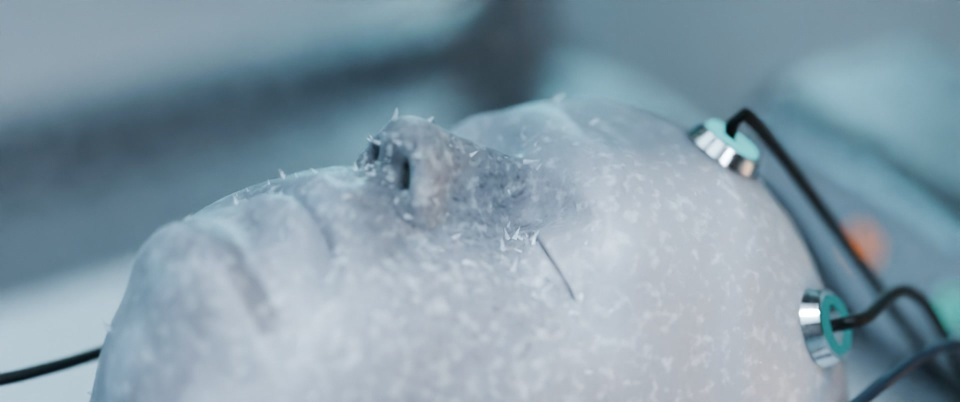
#> input picture cryo-film/photoreal/muestra_fotorrealista.jpg, 1920 x 804 px (shown at 1/2 size)
$ python -i comp.py   (imports and definitions only)
#> lines starting #> are read from the running program, lines starting #| are printed output that depends on the picture
#> further down, picture is the input picture: shape (804, 1920, 3); mean B, G, R 166.1, 153.7, 133
"""Compositing toolkit for the photoreal v3 pipeline (numpy + OpenCV, scene-linear float32).

Typical shot comp:
    P = load_exr('renders/face_frozen.exr')          # dict of passes, linear float32
    cam = load_cam('renders/face_frozen.json')
    for i in range(n):
        t = i / FPS
        img = P['Combined'][..., :3]
        img = warp25d(img, P['Depth'], cam, move=(dx, dy, dz), rot=(pan, tilt, roll))
        img = lens_blur(img, depth_warped, cam, focus=0.6, fstop=2.0)
        img = finish(img, frame=i)                    # bloom/halation, AgX, grade, CA, grain, vignette
        save_frame(img, out_dir, i)                  # 1920x1080 letterboxed JPEG
"""
import os, json, math
import numpy as np
import cv2
import OpenEXR

W, H = 1920, 804
FPS = 24


# ------------------------------------------------------------------ IO
# [132 lines left out: functions load_exr, load_cam, fit, warp25d, zoom_crop, _disc and 2 more, not called in this run]


# ------------------------------------------------------------------ light effects
def bloom(img, threshold=1.0, strength=0.08, halation=0.06):
    """Physically motivated glow: soft bloom + warm film halation around highlights."""
#> called with threshold = 1, strength = 0.08, halation = 0.06
    lum = img @ np.array([0.2126, 0.7152, 0.0722], np.float32)
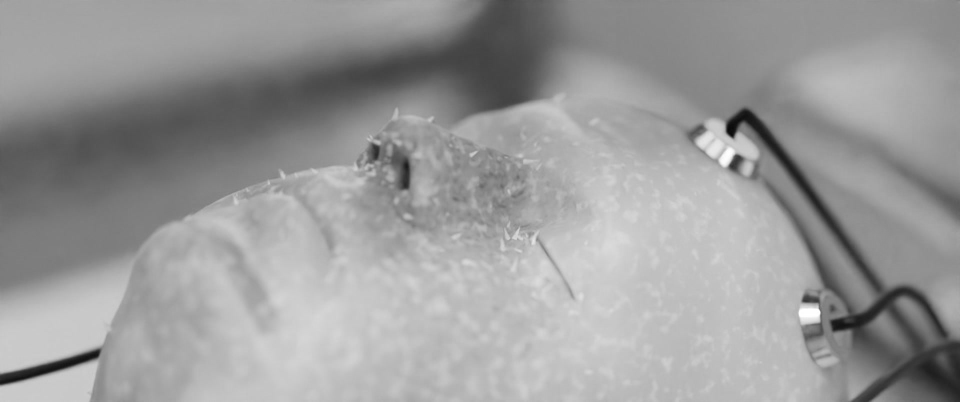
#> lum: shape (804, 1920) float32 (shown at 1/2 size); min 8.35, max 255, mean 154.8
    bright = img * np.clip((lum - threshold) / max(threshold, 1e-3), 0, 4)[..., None]
    out = np.zeros_like(img)
    small = bright
    wsum = 0
    for i, s in enumerate([2, 4, 8, 16, 32]):
        small = cv2.resize(bright, (img.shape[1] // s, img.shape[0] // s), interpolation=cv2.INTER_AREA)
        small = cv2.GaussianBlur(small, (0, 0), 2.0)
        up = cv2.resize(small, (img.shape[1], img.shape[0]), interpolation=cv2.INTER_LINEAR)
        wgt = 1.0 / (i + 1)
        out += up * wgt
        wsum += wgt
#> this loop made 1 pass
#> pass 1, in bloom, `small = cv2.resize(bright, (img.shape[1] // s, img.shape[0] // s), int..`:
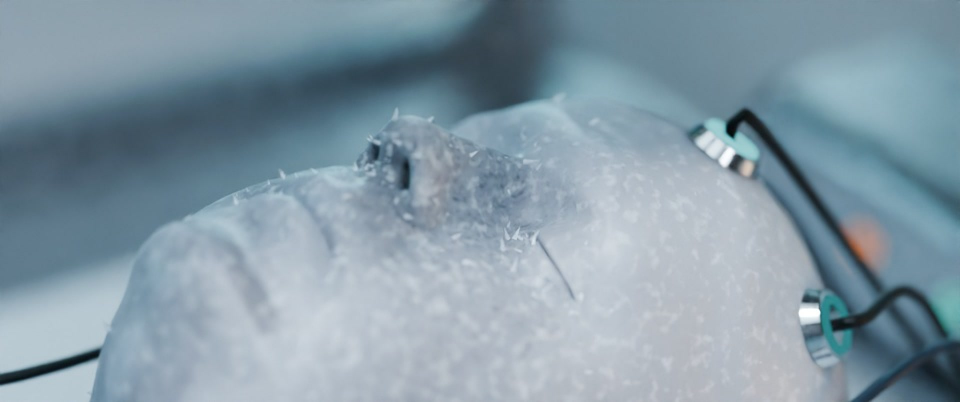
#> small: shape (402, 960, 3) float32; mean B, G, R 664.5, 614.7, 532.2; drawn with min black and max white
#> after the loop: out: shape (804, 1920, 3); every value is 0
#> after the loop, wsum = 0
    out /= wsum
    hal = cv2.GaussianBlur(bright, (0, 0), 6.0) * np.array([1.0, 0.35, 0.12], np.float32)
    return img + out * strength + hal * halation


# [4 lines left out: function add_glow, not called in this run]


# ------------------------------------------------------------------ view transform & grade
_SRGB_TO_2020 = np.array([[0.6274, 0.3293, 0.0433], [0.0691, 0.9195, 0.0113], [0.0164, 0.0880, 0.8956]], np.float32)
_2020_TO_SRGB = np.linalg.inv(_SRGB_TO_2020).astype(np.float32)
_INSET = np.array([[0.856627153315983, 0.0951212405381588, 0.0482516061458583],
                   [0.137318972929847, 0.761241990602591, 0.101439036467562],
                   [0.11189821299995, 0.0767994186031903, 0.811302368396859]], np.float32).T
_OUTSET = np.array([[1.1271005818144368, -0.11060664309660323, -0.016493938717834573],
                    [-0.1413297634984383, 1.157823702216272, -0.016493938717834257],
                    [-0.14132976349843826, -0.11060664309660294, 1.2519364065950405]], np.float32).T


# [87 lines left out: functions agx, grade, to_srgb8, chromatic, vignette, grain and 2 more, not called in this run]


# ------------------------------------------------------------------ misc
def smooth(a, b, x):
    u = min(1.0, max(0.0, (x - a) / (b - a)))
    return u * u * (3 - 2 * u)


def ease(u):
    u = min(1.0, max(0.0, u))
    return u * u * (3 - 2 * u)


def sstep(a, b, arr):
    u = np.clip((arr - a) / (b - a), 0, 1)
    return u * u * (3 - 2 * u)


# [12 lines left out: function noise2d, not called in this run]

>>> import cv2
>>> picture = cv2.imread('../photoreal/muestra_fotorrealista.jpg')
#> (the run stopped early here; a loop or call above may not have finished)
